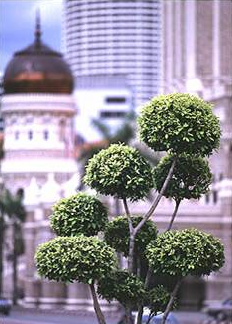
%> input picture ifm/sourceimages/colourset/tree_3.bmp, 232 x 324 px
$ octave --eval "result = IFM(imread('sourceimages/colourset/tree_3.bmp'));"   (GNU Octave 9; MATLAB toolbox functions it lacks are replaced by stand-ins)
%> lines starting %> are read from the running program, lines starting %| are printed output that depends on the picture
function [ F ] = IFM(I)
if size(I,3)==3
G=rgb2gray_n(I);
else
G=I;
end
% morphological filtering
D= MorF(G);
% trimap generation
T= TriG(D);
% [6 lines not run here, left out]
function [G] = rgb2gray_n( I )
N=size(I,4);
%> N = 1
for i=1:N
    G(:,:,i)=rgb2gray(I(:,:,:,i));
end
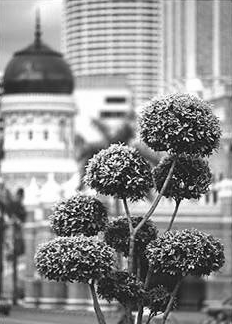
%> G: size 324x232 uint8; min 0, max 255, mean 143.8
function [D] = MorF( I )
B=strel('disk',2);
N = size(I,3);
D = zeros(size(I,1),size(I,2),N); % Assign memory
for i = 1:N
    db=I(:,:,i)-imopen(I(:,:,i),B);
    dd=imclose(I(:,:,i),B)-I(:,:,i);
    D(:,:,i) = max(db,dd);
end
%> this loop made 1 pass
%> pass 1, in MorF, `db=I(:,:,i)-imopen(I(:,:,i),B);`:
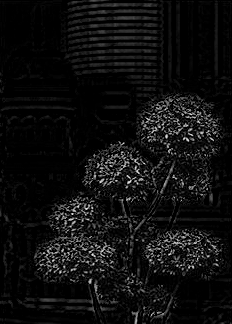
%> db: size 324x232 uint8; min 0, max 234, mean 14.9
%> pass 1, in MorF, `dd=imclose(I(:,:,i),B)-I(:,:,i);`:
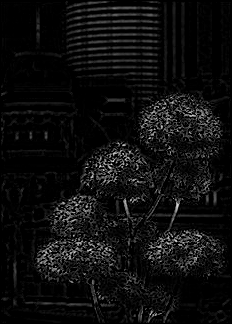
%> dd: size 324x232 uint8; min 0, max 225, mean 14.2
%> after the loop:
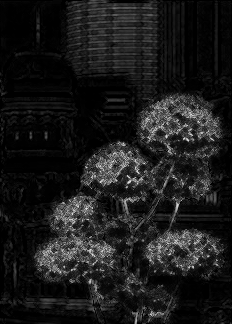
%> D: size 324x232 double; min 0, max 234, mean 26.3
D=uint8(D);
%> D: size 324x232 uint8
function [T] = TriG(D)
[w h N]=size(D);
%> w = 324; h = 232
for i=1:N
   r=zeros(w,h);
   ED=D;
   ED(:,:,i)=[];
   [max_D]=max(ED,[],3);
   r(find(D(:,:,i)>max_D))=1;
   r=medfilt2(r,[8 8]);
   r=bwmorph(r,'skel',5);
   r=medfilt2(r,[8 8]);
   Enumber=[1:N];
   Enumber(Enumber==i)=[];
   Minu_D=D(:,:,i)-max(D(:,:,Enumber),[],3);
   r(Minu_D>127)=1;
   R(:,:,i)=r;
end

for j=1:N-1
    t=0.5.*ones(w,h);
    ER=R;
    ER(:,:,j)=[];
   [max_R]=max(ER,[],3);
   t(find(R(:,:,j)==1&max_R==0))=1;
   t(find(R(:,:,j)==0&max_R==1))=0;
   T(:,:,j)=t;
end
%> the run ends on the next line
